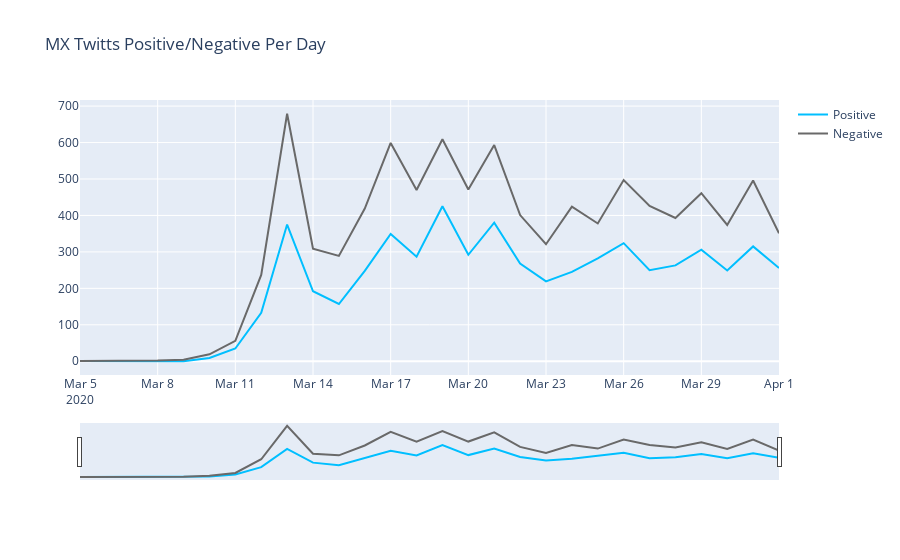

Source (notebook cell):
### Markdown cell above
# Plotting twitts Classified

### Code cell
fig = go.Figure()
fig.add_trace(go.Scatter(x=mx_twitts_plot['created_at'], y=mx_twitts_plot['count_pos'], name="Positive",
                         line_color='deepskyblue'))

fig.add_trace(go.Scatter(x=mx_twitts_plot['created_at'], y=mx_twitts_plot['count_neg'], name="Negative",
                         line_color='dimgray'))

fig.update_layout(title_text='MX Twitts Positive/Negative Per Day',
                  xaxis_rangeslider_visible=True)
fig.show()

### Figure 1 — Plotly figure (JSON) as saved in the notebook; plotly's stock layout.template omitted (floating-point values rounded to 4 significant figures)
{"data": [{"line": {"color": "deepskyblue"}, "name": "Positive", "type": "scatter", "x": ["2020-03-05", "2020-03-06", "2020-03-07", "2020-03-08", "2020-03-09", "2020-03-10", "2020-03-11", "2020-03-12", "2020-03-13", "2020-03-14", "2020-03-15", "2020-03-16", "2020-03-17", "2020-03-18", "2020-03-19", "2020-03-20", "2020-03-21", "2020-03-22", "2020-03-23", "2020-03-24", "2020-03-25", "2020-03-26", "2020-03-27", "2020-03-28", "2020-03-29", "2020-03-30", "2020-03-31", "2020-04-01"], "y": [1, 1, 0, 0, 0, 9, 35, 133, 375, 192, 157, 248, 349, 287, 425, 292, 380, 268, 219, 245, 282, 324, 250, 263, 306, 249, 315, 256]}, {"line": {"color": "dimgray"}, "name": "Negative", "type": "scatter", "x": ["2020-03-05", "2020-03-06", "2020-03-07", "2020-03-08", "2020-03-09", "2020-03-10", "2020-03-11", "2020-03-12", "2020-03-13", "2020-03-14", "2020-03-15", "2020-03-16", "2020-03-17", "2020-03-18", "2020-03-19", "2020-03-20", "2020-03-21", "2020-03-22", "2020-03-23", "2020-03-24", "2020-03-25", "2020-03-26", "2020-03-27", "2020-03-28", "2020-03-29", "2020-03-30", "2020-03-31", "2020-04-01"], "y": [1, 1, 1, 2, 4, 19, 56, 237, 679, 309, 289, 419, 599, 470, 609, 471, 593, 401, 321, 424, 378, 497, 426, 393, 461, 374, 496, 351]}], "layout": {"title": {"text": "MX Twitts Positive/Negative Per Day"}, "xaxis": {"rangeslider": {"visible": true}}}}
